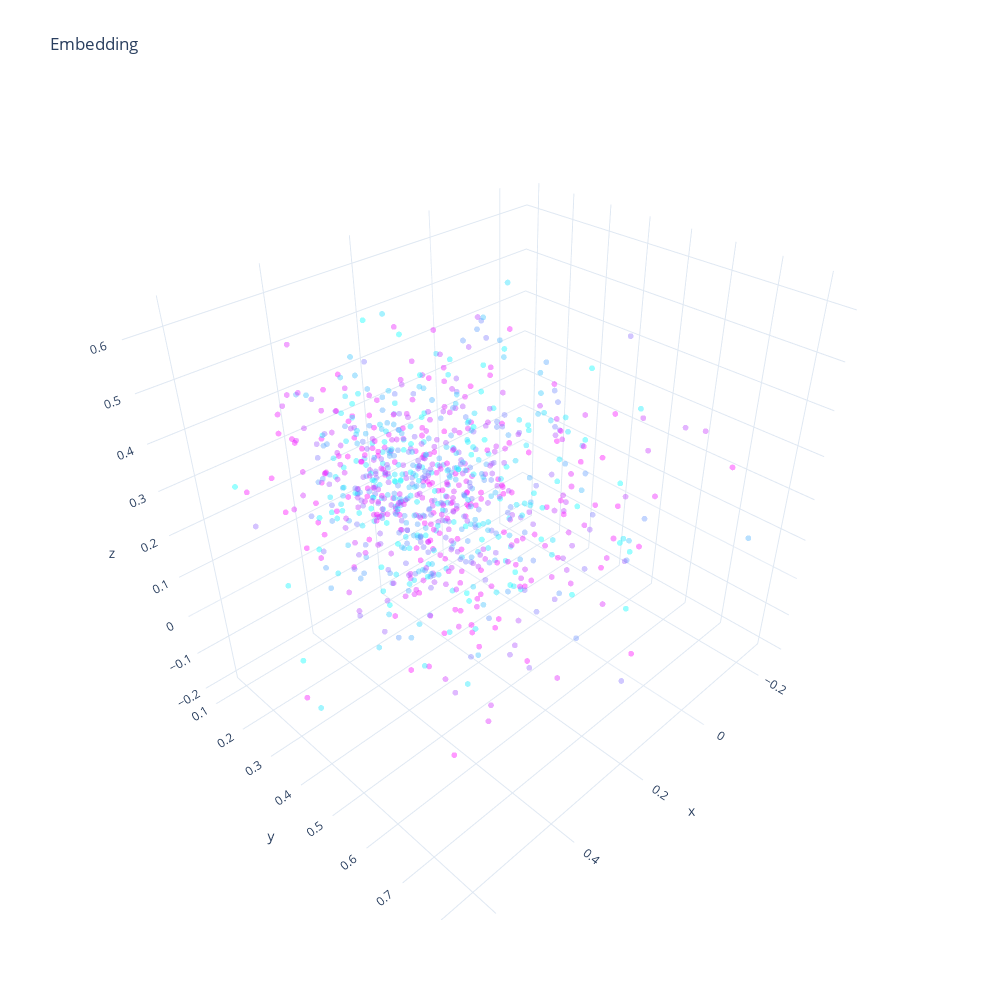

Notebook code for this chart:
### Code cell
plot_embedding_interactive(X_embed, y, figsize=(10,10), markersize=2)
